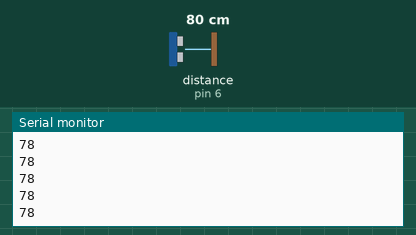
Simulated run of this sketch. Board: Arduino Uno, built with avr-gcc and run on an emulated ATmega328P. On the bench: the last lines printed to the serial monitor. Wiring (inferred from the names in the program): ultrasonic range finder: trigger pin 7; echo pin 6. The inputs (shaded band) are chosen by the test bench; at power-on: distance to the obstacle (sensor on pin 6) 80 cm. The echo pulse lasts 58.3 µs per cm.

Above: at 1.2 s.
1.3 s: distance to the obstacle (sensor on pin 6) set to 2 cm
At 1.9 s:
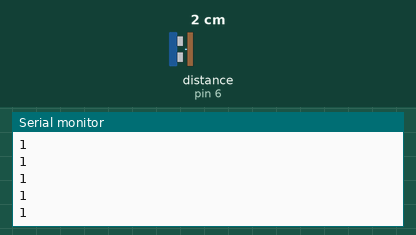
2.8 s: distance to the obstacle (sensor on pin 6) set to 4 cm
At 3.7 s:
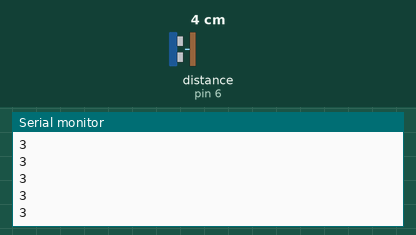
Timing chart, 0 to 5.8 s (numbered marks = the images above; inputs shaded):
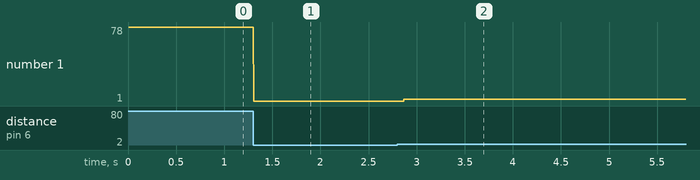

The sketch:

A1Q14.ino
```cpp
// A1Q14. To interface Ultrasonic Sensor with Arduino. Use the ultrasonic sensor and extract the distance of object.

#define ECHO 6
#define TRIG 7

long duration;
int distance;

void setup() {
  Serial.begin(9600);
  pinMode(ECHO, INPUT);
  pinMode(TRIG, OUTPUT);
}

void loop() {
  digitalWrite(TRIG, LOW);
  delayMicroseconds(2);
  digitalWrite(TRIG, HIGH);
  delayMicroseconds(10);
  digitalWrite(TRIG, LOW);
  duration = pulseIn(ECHO, HIGH);
  distance = (duration * 0.034) / 2;
  Serial.println(distance);
}
```

Measured:
- after the input at 1.3 s, the serial monitor: prints a new line at once (image 1)
- after the input at 2.8 s, the serial monitor: prints a new line after 0.07 s (image 2)
- plotted number 1: 78 → 1 after the input at 1.3 s, 1 → 3 after the input at 2.8 s
